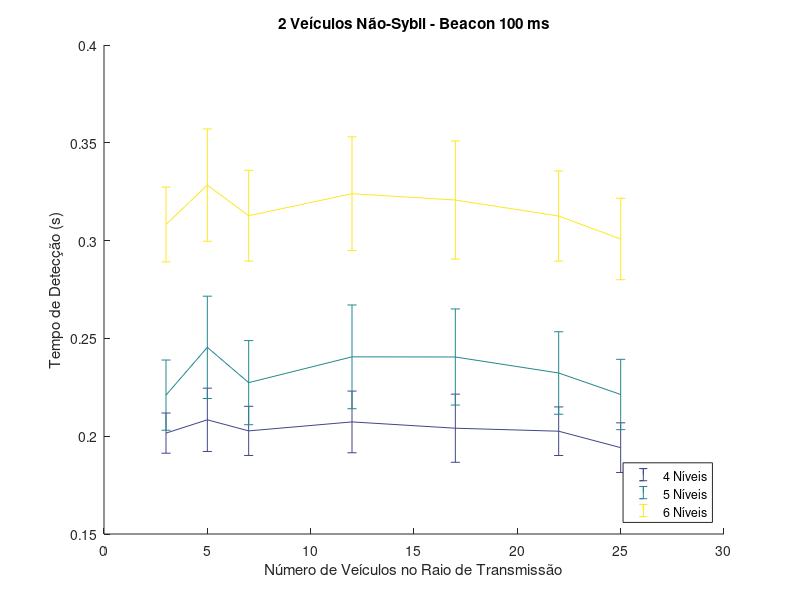

The MATLAB script that drew this image:
#!/usr/bin/octave -qf

z = [3, 5, 7, 12, 17, 22, 25]
w = [0.2015833, 0.2083808, 0.2027205, 0.2073068, 0.2040853, 0.2025553, 0.1941442]
er = [0.0102702, 0.01618617, 0.01256699, 0.01576346, 0.01742051, 0.01241388, 0.0126949]

#gset xrange [0:30]

#axis([0 30 0 2], "autox"); 

plotColors = colormap;
#plotColorsI = round( size( plotColors, 1)* 1 / 3 );
hold on
h1 = errorbar(z,w,er);
hold off
#set( h1,'Color', plotColors( plotColorsI,:) );
set( h1,'Color', plotColors( 14,:) );

w1 = [0.2209996, 0.2454326, 0.2273837, 0.2405692, 0.2404947, 0.2323167, 0.2213233]
er2 = [0.01794994, 0.0261497, 0.02150092, 0.02651665, 0.02457504, 0.02108702, 0.01797994]

#plotColorsI = round( size( plotColors, 1)* 2 / 3 );
hold on
h2 = errorbar(z,w1,er2)
hold off
#set( h2,'Color', plotColors( plotColorsI,:) );
set( h2,'Color', plotColors( 30,:) );

w3 = [0.3082478, 0.3283795, 0.3127209, 0.3239744, 0.3207426, 0.3125613, 0.3008127]
er3 = [0.01913524, 0.02870482, 0.02320691, 0.02910637, 0.03019728, 0.02305522, 0.02079796]

#plotColorsI = round( size( plotColors, 1)* 3 / 3 );
hold on;
h3 = errorbar(z,w3,er3);
hold off;
set( h3,'Color', plotColors( 64,:) );
#set( h3,'Color', plotColors( plotColorsI,:) );
#set(h3,"color","red");

xlabel('Número de Veículos no Raio de Transmissão');
ylabel('Tempo de Detecção (s)');
title('2 Veículos Não-Sybil - Beacon 100 ms');

#disp ("The value of pi is:");
#legend([h1(1), h2(1), h3(1)], {"Solid", "Dashed", "thiago"});
#legend (h1, "sin (x)");
#legend (h2, "sin (u)");
#legend (h3, "sin (z)");

#w.legend = "w";
#w1.legend = "21";

legend ("4 Níveis", "5 Níveis", "6 Níveis", "location", "southeast");

s = get(0,'showhiddenhandles'); 
set(0,'showhiddenhandles','on'); 
newpos = [0.13 0.135 0.775 0.75];        %// default is [0.13 0.11 0.775 0.815] 
figs = get(0,'children'); 
if (~isempty(figs)) 
    for k=1:length(figs) 
        cax = get(figs(k),'currentaxes'); 
        pos = get(cax,'position');       
        if ~(pos(1) == newpos(1) && ... 
             pos(2) == newpos(2) && ... 
             pos(3) == newpos(3) && ... 
             pos(4) == newpos(4)) 
            set(cax,'position',newpos);     
            set(0,'currentfigure',figs(k)); 
            drawnow(); 
        endif 
    endfor 
endif 
set(0,'showhiddenhandles',s); 

